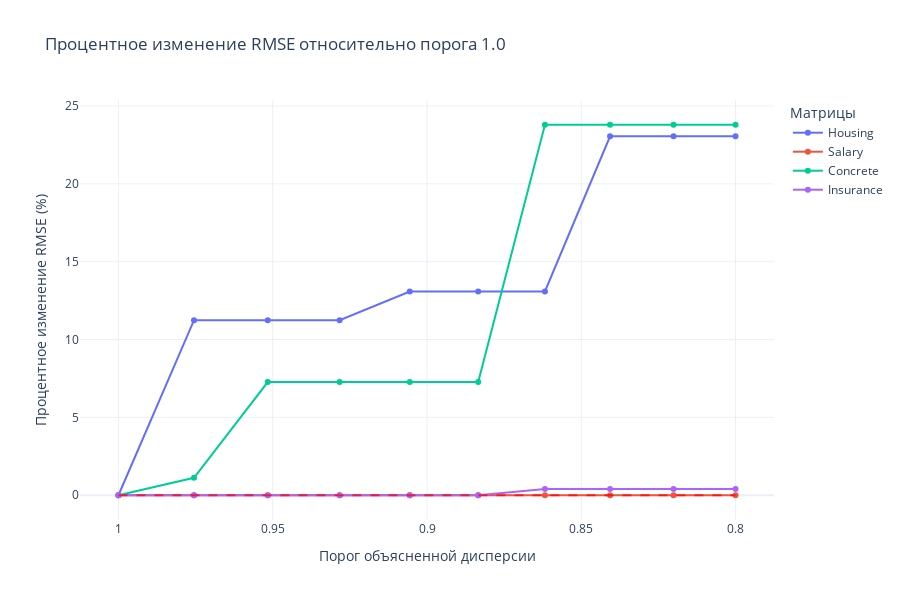

This figure's notebook cell:
### Code cell
dataset_paths = [
    ("./test_data/housing.csv", -2),
    ("./test_data/salary.csv", -1),
    ("./test_data/Concrete_Data.csv", -1),
    ("./test_data/insurance.csv", -1),
]

real_matrices = []
for dataset_path, target_col in dataset_paths:
    X, y = np.read_csv(dataset_path, target_col)
    real_matrices.append((X, y))

real_names = ["Housing", "Salary", "Concrete", "Insurance"]

optimal_results_real = analyze_test_pca(real_matrices, real_names)

### Figure 1 — Plotly figure (JSON) as saved in the notebook; plotly's stock layout.template omitted (floating-point values rounded to 4 significant figures)
{"data": [{"hovertemplate": "<b>Housing</b><br>Порог: %{x:.3f}<br>Изменение RMSE: %{y:.2f}%<extra></extra>", "mode": "lines+markers", "name": "Housing", "type": "scatter", "x": [1, 0.9755, 0.9516, 0.9283, 0.9056, 0.8834, 0.8618, 0.8407, 0.8201, 0.8], "y": [0, 11.24, 11.24, 11.24, 13.09, 13.09, 13.09, 23.06, 23.06, 23.06]}, {"hovertemplate": "<b>Salary</b><br>Порог: %{x:.3f}<br>Изменение RMSE: %{y:.2f}%<extra></extra>", "mode": "lines+markers", "name": "Salary", "type": "scatter", "x": [1, 0.9755, 0.9516, 0.9283, 0.9056, 0.8834, 0.8618, 0.8407, 0.8201, 0.8], "y": [0, 0, 0, 0, 0, 0, 0, 0, 0, 0]}, {"hovertemplate": "<b>Concrete</b><br>Порог: %{x:.3f}<br>Изменение RMSE: %{y:.2f}%<extra></extra>", "mode": "lines+markers", "name": "Concrete", "type": "scatter", "x": [1, 0.9755, 0.9516, 0.9283, 0.9056, 0.8834, 0.8618, 0.8407, 0.8201, 0.8], "y": [0, 1.125, 7.266, 7.266, 7.266, 7.266, 23.8, 23.8, 23.8, 23.8]}, {"hovertemplate": "<b>Insurance</b><br>Порог: %{x:.3f}<br>Изменение RMSE: %{y:.2f}%<extra></extra>", "mode": "lines+markers", "name": "Insurance", "type": "scatter", "x": [1, 0.9755, 0.9516, 0.9283, 0.9056, 0.8834, 0.8618, 0.8407, 0.8201, 0.8], "y": [0, 0, 0, 0, 0, 0, 0.4091, 0.4091, 0.4091, 0.4091]}], "layout": {"height": 600, "legend": {"title": {"text": "Матрицы"}}, "shapes": [{"line": {"color": "red", "dash": "dash"}, "opacity": 0.7, "type": "line", "x0": 1, "x1": 0.8, "y0": 0, "y1": 0}], "title": {"text": "Процентное изменение RMSE относительно порога 1.0"}, "xaxis": {"autorange": "reversed", "title": {"text": "Порог объясненной дисперсии"}}, "yaxis": {"title": {"text": "Процентное изменение RMSE (%)"}}}}
